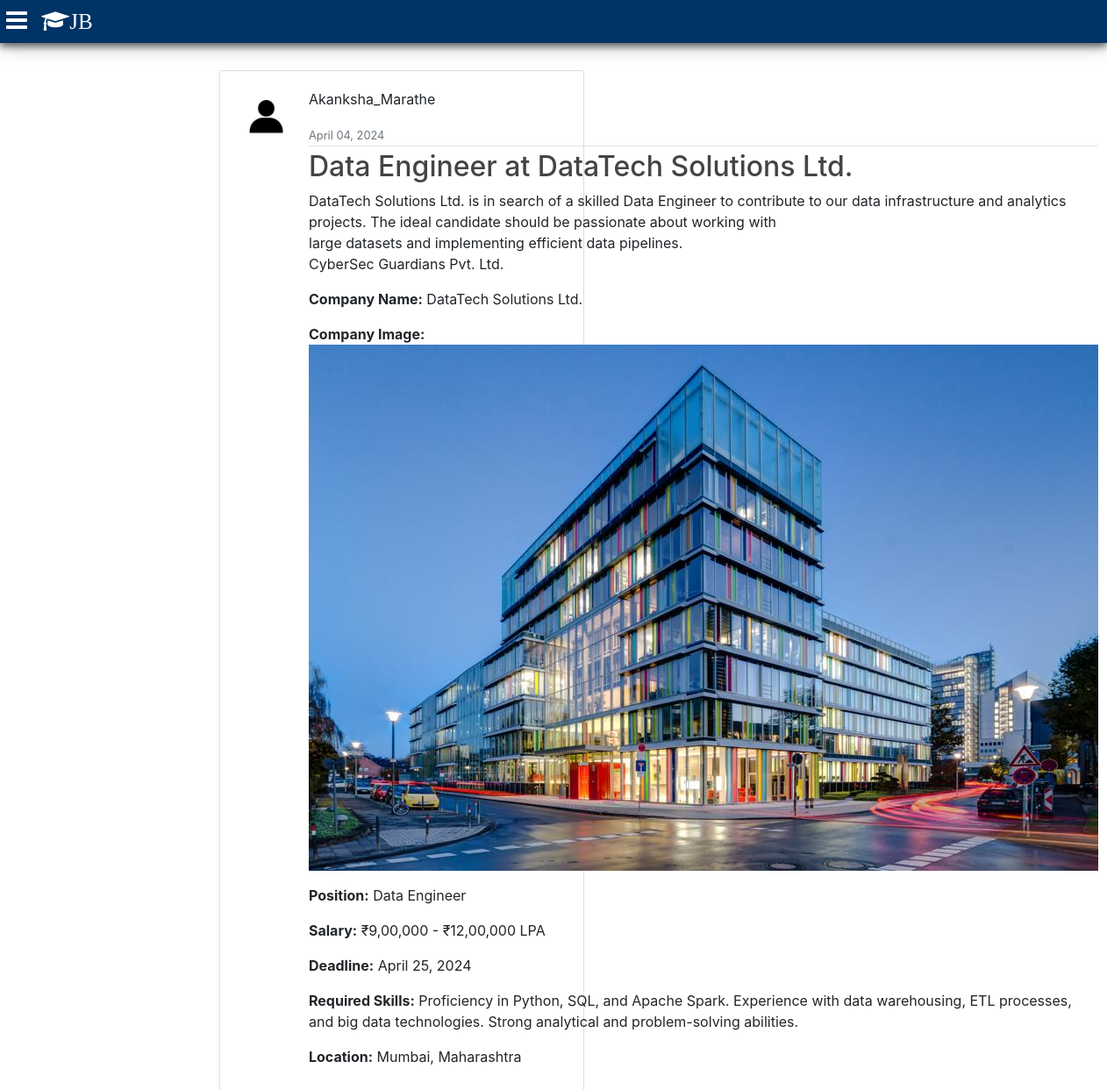
/post/5/, run on the app's committed database.
### post/models.py (models this page shows, shortened)
class Job(models.Model):
    COMPANY_LOGO = 'default_logo.png'
    company_name = models.CharField(max_length=100)
    company_image = models.ImageField(blank=True, null=True)
    position = models.CharField(max_length=100)
    salary = models.CharField(max_length=50)
    author = models.ForeignKey(User, on_delete=models.CASCADE)
    deadline = models.DateField()
    date_posted = models.DateTimeField(default=timezone.now)
    required_skills = models.TextField()
    location = models.CharField(max_length=100)
    description = models.TextField()

### users/models.py (models this page shows, shortened)
class Profile(models.Model):
    user = models.OneToOneField(User, on_delete=models.CASCADE)
    image = models.ImageField(default='def.jpg', upload_to='profile_pics')
    skills = models.TextField(default='')
    bio = models.TextField(default='')
    resume = models.FileField(upload_to='resumes', null=True, blank=True)
    batch = models.CharField(max_length=50, null=True, blank=True)
    branch = models.CharField(max_length=100, null=True, blank=True)
    enrollment_number = models.CharField(max_length=20, null=True, blank=True)

### post/views.py (the view)
# urls.py: path('post/<int:pk>/', PostDetailView.as_view(), name='post-detail'),
class PostDetailView(DetailView):
    model = Job
    template_name = 'post_detail.html'

### post/templates/post_detail.html (shortened to what this page needs)
{% extends "base.html" %}
{% block content %}
<article class="media content-section">
    <img class="rounded-circle article-img" src="{{ object.author.profile.image.url }}">
    <div class="media-body">
        <div class="article-metadata">
            <p class="mr-2">{{ object.author }}</p>
            <small class="text-muted">{{ object.date_posted|date:"F d, Y" }}</small>
        </div>
        <h2 class="article-title">{{ object.position }} at {{ object.company_name }}</h2>
        <p class="article-content">{{ object.description }}</p>
        <p><strong>Company Name:</strong> {{ object.company_name }}</p>
        <p><strong>Company Image:</strong> <img src="{{ object.company_image.url }}" alt="{{ object.company_name }}"></p>
        <p><strong>Position:</strong> {{ object.position }}</p>
        <p><strong>Salary:</strong> {{ object.salary }}</p>
        <p><strong>Deadline:</strong> {{ object.deadline }}</p>
        <p><strong>Required Skills:</strong> {{ object.required_skills }}</p>
        <p><strong>Location:</strong> {{ object.location }}</p>
    </div>
</article>
{% endblock %}

### post/static/styles.css (style rules this page uses)
body { background: #e9ecef; color: #495057; margin-top: 5rem; }
h1, h2, h3, h4, h5, h6 { color: #343a40; }
.content-section { width:50%; background: #ffffff; padding: 20px 20px; border: 1px solid #dddddd; border-radius: 3px; margin-left:250px; margin-bottom: 20px; }
.article-title { color: #444444; }
.article-content { white-space: pre-line; }
.article-img { height: 65px; width: 65px; margin-right: 16px; }
.article-metadata { padding-bottom: 1px; margin-bottom: 4px; border-bottom: 1px solid #e3e3e3 }

### post/templates/base.html (style rules this page uses)
body { display: inline; }

### data on the page
Job: author.profile.image (picture), author "Akanksha_Marathe", date_posted "April 04, 2024", position "Data Engineer", company_name "DataTech Solutions Ltd.", description "DataTech Solutions Ltd. is in search of a skilled Data Engineer to contribute to our data infrastructure and analytics projects. The ideal candidate should be passionate about working with large datasets and implementing efficient data pipelines. CyberSec Guardians Pvt. Ltd.", company_image (picture), salary "₹9,00,000 - ₹12,00,000 LPA", deadline "April 25, 2024", required_skills "Proficiency in Python, SQL, and Apache Spark. Experience with data warehousing, ETL processes, and big data technologies. Strong analytical and problem-solving abilities.", location "Mumbai, Maharashtra"
